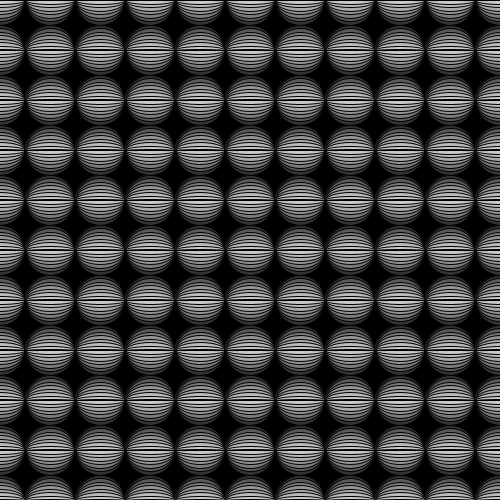
Frame 1 (no input)
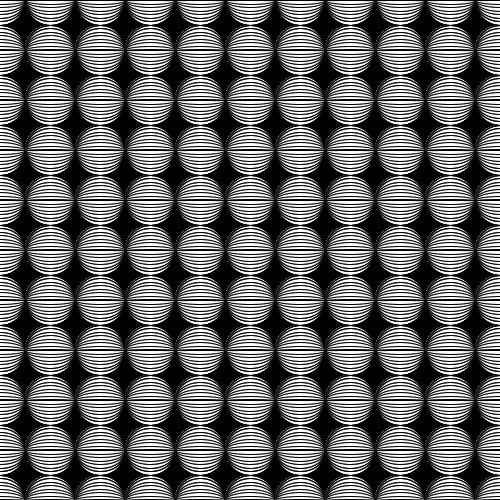
Frame 60 (the mouse pressed at the canvas centre just before this capture)
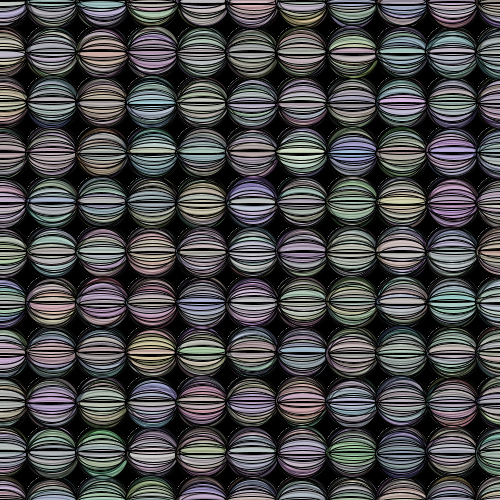
Frame 120 (the mouse held since frame 60 and released just before this capture)

The Processing sketch that drew these frames (run headless with seeded random() and noise(); from frame 60 on, the mouse is pressed at the canvas centre):

// Processing sketch: processing_37925
// ── processing_37925.pde

void setup (){
  size(500, 500);
  background(0);
  smooth();
}

void draw (){
  float xPos;
  float yPos;
  float innerC;
  for (int x = 0; x<= width; x+=50) {
      for (int y= 0; y<=height; y+=50) {
        for (int ellipseSize = 50; ellipseSize >= 0; ellipseSize -=7) {
          xPos = x + random(mouseX/50);
          yPos = y + random(mouseX/50);
          innerC = map(mouseX, 0, 500, 255, 0);
          fill(random(innerC, 255), random(innerC, 255), random(innerC, 255), 50);
          ellipse(xPos, yPos, 50, ellipseSize);
        }
      }
  }
}
